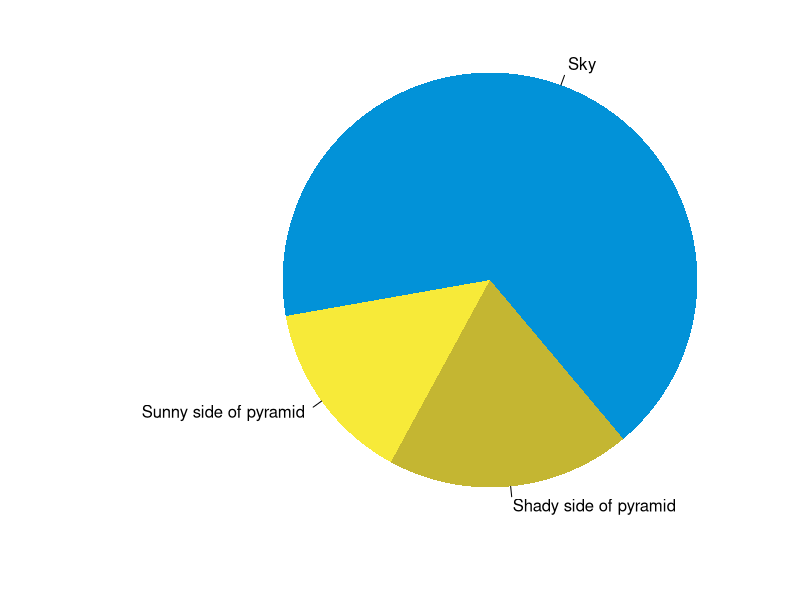

The R script that drew this image:
## ---- chunk 1
knitr::opts_chunk$set(collapse = TRUE)
## ---- chunk 2
summary(cars)
fit <- lm(dist ~ speed, data = cars)
fit
## ---- chunk 3
par(mar = c(2, 10, 0, 1))
pie(
  c(280, 60, 80),
  c('Sky', 'Sunny side of pyramid', 'Shady side of pyramid'),
  col = c('#0292D8', '#F7EA39', '#C4B632'),
  init.angle = -50, border = NA
)
